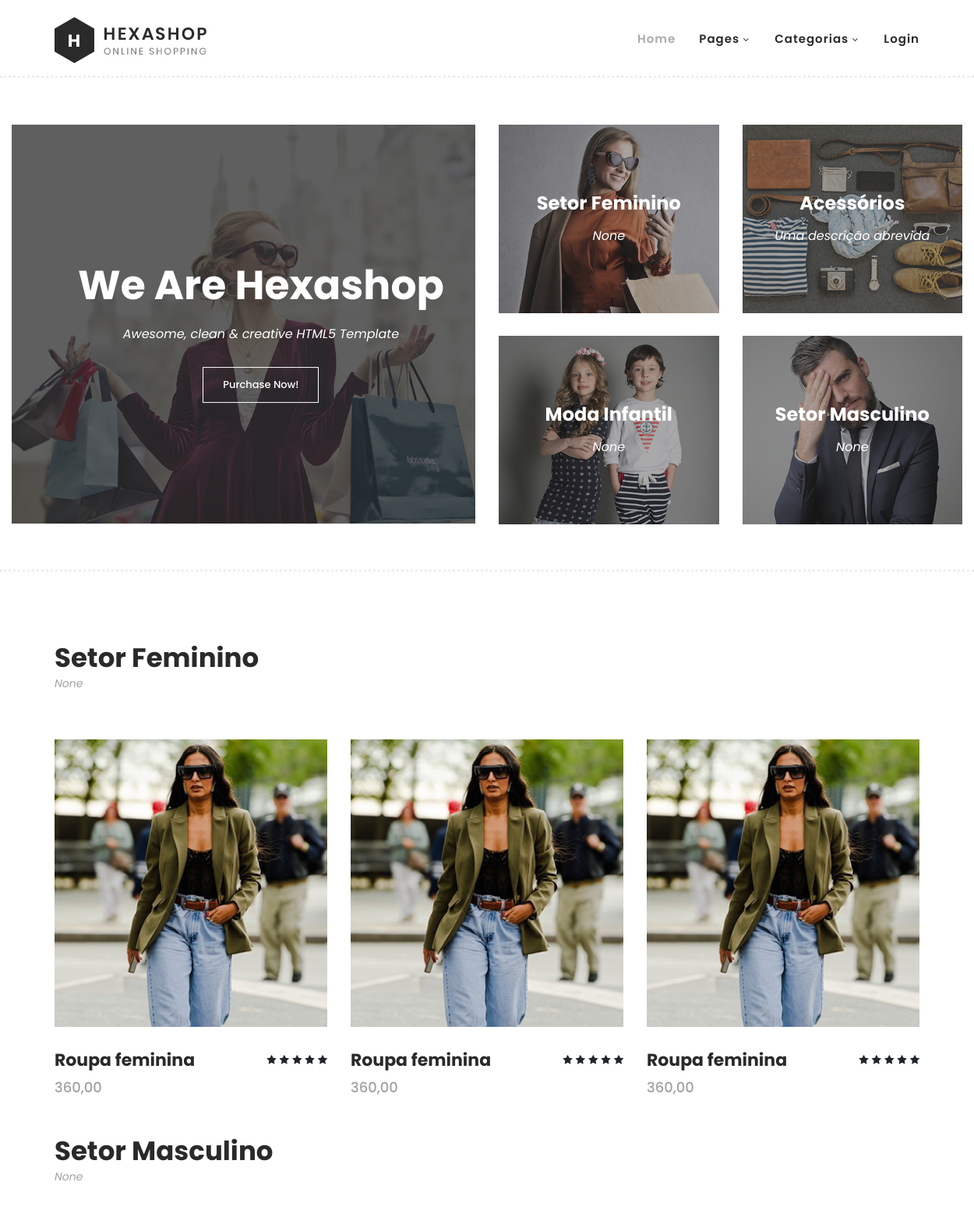
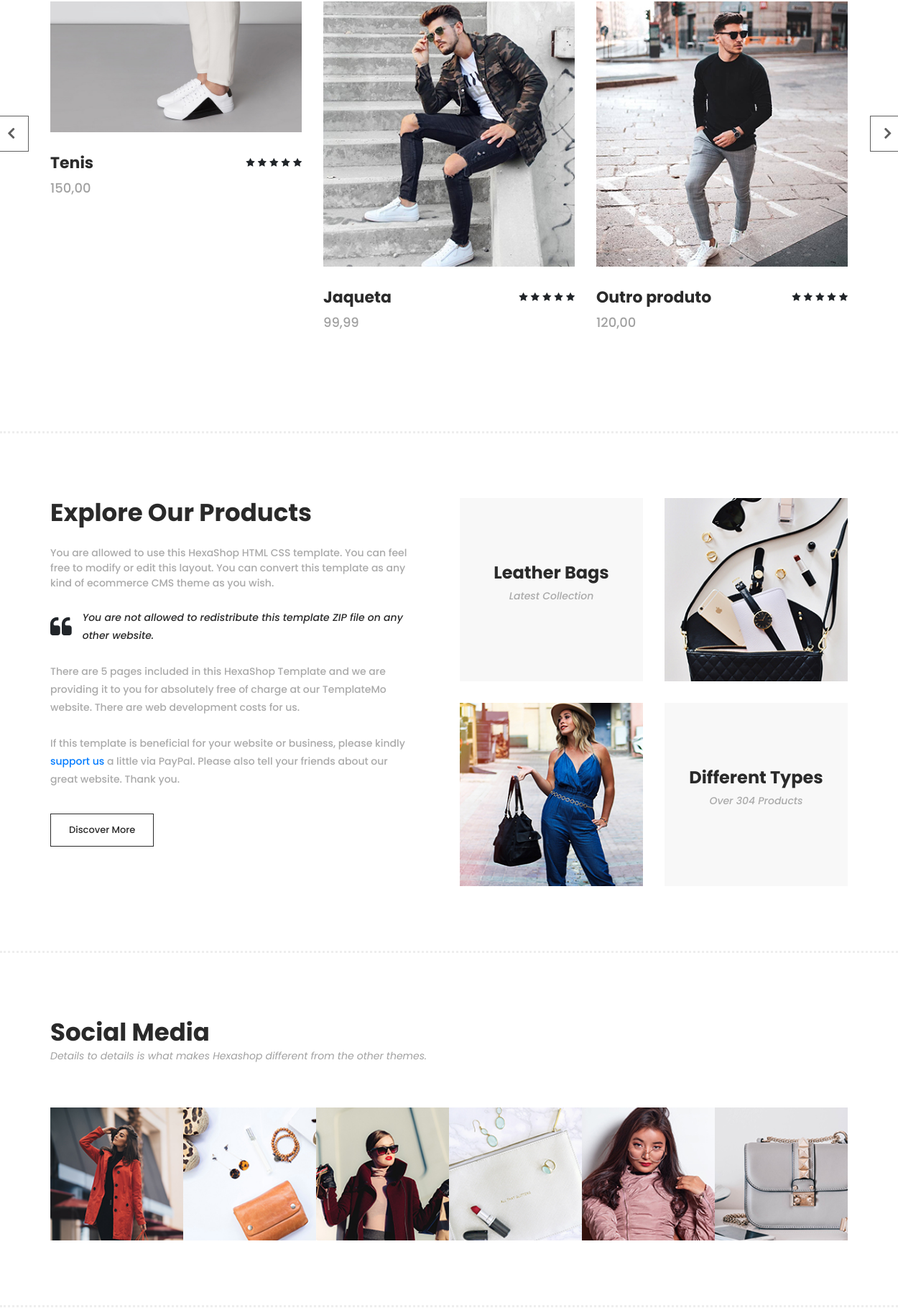
The page / (upper part) on the database its author committed (2 pictures, top to bottom).
### core/models.py (models this page shows, shortened)
class Category(models.Model):
    category_name = models.CharField(max_length = 30, verbose_name='Categoria')
    category_description = models.CharField(max_length = 60, verbose_name='Descrição')
    category_breve = models.CharField(max_length = 45, blank=True, null=True, verbose_name='Descrição breve')
    category_image = models.ImageField(null=True, verbose_name='Imagem')
    class Meta:
        verbose_name= 'Categoria'
        verbose_name_plural = 'Categorias'
        ordering = ['category_name']

class ProductCategory(models.Model):
    product_id = models.ForeignKey("Product", on_delete=models.CASCADE)
    category_id = models.ForeignKey("Category", on_delete=models.CASCADE)
    class Meta:
        verbose_name= 'Categoria'
        verbose_name_plural = 'Categorias'

class Product(models.Model):
    product_name = models.CharField(max_length = 30, verbose_name='Produto')
    product_description = models.CharField(max_length = 60, verbose_name='Descrição')
    product_price = models.DecimalField(max_digits=7, decimal_places=2, verbose_name='Preço')
    product_status = models.BooleanField(verbose_name='Disponível')
    product_image = models.ImageField(null=True, verbose_name='Imagem')
    class Meta:
        verbose_name= 'Produto'
        verbose_name_plural = 'Produtos'
        ordering = ['product_name']

### core/views.py (the view)
# urls.py: path("", views.index_view, name="page"),
def index_view(request):
    carrinho = request.session.get('cart', {})
    qtd_prod = len(carrinho)
    categorias = Category.objects.all()
    lista = []
    aux = []
    for i in categorias:
        aux.append(i)
    escolhidas = sample(aux,4)
    for i in categorias:
        categoria = Category.objects.get(pk=i.id)
        produtos_da_categoria = categoria.productcategory_set.all()
        if produtos_da_categoria:
            lista.append((categoria,produtos_da_categoria))
    context= {'lista': lista,
              'escolhidas': escolhidas,
              'categorias': categorias,
              'qtd_prod': qtd_prod}
    return render(request, 'index.html', context )

### core/templates/index.html (shortened to what this page needs)
{% extends "base.html" %}
{% load static %}
{% block content %}
    <div class="main-banner" id="top">
        <div class="container-fluid">
            <div class="row">
                <div class="col-lg-6">
                    <div class="left-content">
                            <div class="thumb">
                                <div class="inner-content">
                                    <h4>We Are Hexashop</h4>
                                    <span style="text-align: center;">Awesome, clean &amp; creative HTML5 Template</span>
                                    <div class="main-border-button" style="text-align: center;">
                                        <a href="../categories/">Purchase Now!</a>
                                    </div>
                                </div>
                                <img src="{% static 'images/left-banner-image.jpg' %}" alt="">
                            </div>
                    </div>
                </div>
                <div class="col-lg-6">
                    <div class="right-content">
                        <div class="row">
                            {% for escolhida in escolhidas %}
                                <div class="col-lg-6">
                                    <div class="right-first-image">
                                        <div class="thumb">
                                            <div class="inner-content">
                                                <h4>{{ escolhida.category_name }}</h4>
                                                <span>{{ escolhida.category_breve }}</span>
                                            </div>
                                            <img src="{{ escolhida.category_image.url }}">
                                        </div>
                                    </div>
                                </div>
                            {% endfor %}
                        </div>
                    </div>
                </div>
            </div>
        </div>
    </div>
        <section class="section" id="men">
            {% for categoria, produtos_da_categoria in lista %}
            <div class="container">
                <div class="row">
                    <div class="col-lg-6">
                        <div class="section-heading">
                            <h2>{{ categoria.category_name }}</h2>
                            <span>{{ categoria.category_breve }}</span>
                        </div>
                    </div>
                </div>
            </div>
            <div class="container">
                <div class="row">
                    <div class="col-lg-12">
                        <div class="men-item-carousel">
                            <div class="owl-men-item owl-carousel">
                                {% for produto_categoria in produtos_da_categoria %}
                                    <div class="item">
                                        <div class="thumb">
                                            <img src="{{ produto_categoria.product_id.product_image.url }}" alt="">
                                        </div>
                                        <div class="down-content">
                                            <h4>{{ produto_categoria.product_id.product_name }}</h4>
                                            <span>{{ produto_categoria.product_id.product_price|floatformat:2 }}</span>
                                            <ul class="stars">
                                                <li><i class="fa fa-star"></i></li>
                                                <li><i class="fa fa-star"></i></li>
                                                <li><i class="fa fa-star"></i></li>
                                                <li><i class="fa fa-star"></i></li>
                                                <li><i class="fa fa-star"></i></li>
                                            </ul>
                                        </div>
                                    </div>
                                {% endfor %}
                            </div>
                        </div>
                    </div>
                </div>
            </div>
            <br><br>
            {% endfor %}
        </section>
    <section class="section" id="explore">
        <div class="container">
            <div class="row">
                <div class="col-lg-6">
                    <div class="left-content">
                        <h2>Explore Our Products</h2>
                        <span>You are allowed to use this HexaShop HTML CSS template. You can feel free to modify or edit this layout. You can convert this template as any kind of ecommerce CMS theme as you wish.</span>
                        <div class="quote">
                            <i class="fa fa-quote-left"></i><p>You are not allowed to redistribute this template ZIP file on any other website.</p>
                        </div>
                        <p>There are 5 pages included in this HexaShop Template and we are providing it to you for absolutely free of charge at our TemplateMo website. There are web development costs for us.</p>
                        <p>If this template is beneficial for your website or business, please kindly <a rel="nofollow" href="https://paypal.me/templatemo" target="_blank">support us</a> a little via PayPal. Please also tell your friends about our great website. Thank you.</p>
                        <div class="main-border-button">
                            <a href="https://templatemo.com/tm-571-hexashop">Discover More</a>
                        </div>
                    </div>
                </div>
                <div class="col-lg-6">
                    <div class="right-content">
                        <div class="row">
                            <div class="col-lg-6">
                                <div class="leather">
                                    <h4>Leather Bags</h4>
                                    <span>Latest Collection</span>
                                </div>
                            </div>
                            <div class="col-lg-6">
                                <div class="first-image">
                                    <img src="{% static 'images/explore-image-01.jpg' %}" alt="">
                                </div>
                            </div>
                            <div class="col-lg-6">
                                <div class="second-image">
                                    <img src="{% static 'images/explore-image-02.jpg' %}" alt="">
                                </div>
                            </div>
                            <div class="col-lg-6">
                                <div class="types">
                                    <h4>Different Types</h4>
                                    <span>Over 304 Products</span>
                                </div>
                            </div>
                        </div>
                    </div>
                </div>
            </div>
        </div>
    </section>
    <section class="section" id="social">
        <div class="container">
            <div class="row">
                <div class="col-lg-12">
                    <div class="section-heading">
                        <h2>Social Media</h2>
                        <span>Details to details is what makes Hexashop different from the other themes.</span>
                    </div>
                </div>
            </div>
        </div>
        <div class="container">
            <div class="row images">
                <div class="col-2">
                    <div class="thumb">
                        <img src="{% static 'images/instagram-01.jpg' %}" alt="">
                    </div>
                </div>
                <div class="col-2">
                    <div class="thumb">
                        <img src="{% static 'images/instagram-02.jpg' %}" alt="">
                    </div>
                </div>
                <div class="col-2">
                    <div class="thumb">
                        <img src="{% static 'images/instagram-03.jpg' %}" alt="">
                    </div>
                </div>
                <div class="col-2">
                    <div class="thumb">
                        <img src="{% static 'images/instagram-04.jpg' %}" alt="">
                    </div>
                </div>
                <div class="col-2">
                    <div class="thumb">
                        <img src="{% static 'images/instagram-05.jpg' %}" alt="">
                    </div>
                </div>
                <div class="col-2">
                    <div class="thumb">
                        <img src="{% static 'images/instagram-06.jpg' %}" alt="">
                    </div>
                </div>
            </div>
        </div>
    </section>
{% endblock content %}

### core/templates/base.html (shortened to what this page needs)
<!DOCTYPE html>
<html lang="en">
  <head>
    {% load static %}
    <link rel="stylesheet" type="text/css" href="{% static 'css/bootstrap.min.css' %}">
    <link rel="stylesheet" type="text/css" href="{% static 'css/font-awesome.css' %}">
    <link rel="stylesheet" href="{% static 'css/templatemo-hexashop.css' %}">
    <link rel="stylesheet" href="{% static 'css/owl-carousel.css' %}">
    <link rel="stylesheet" href="{% static 'css/lightbox.css' %}">
    </head>
    <body>
    <header class="header-area header-sticky">
        <div class="container">
            <div class="row">
                <div class="col-12">
                    <nav class="main-nav">
                        <a href="/" class="logo">
                            <img src="{% static 'images/logo.png' %}">
                        </a>
                        <ul class="nav">
                            <li class="scroll-to-section"><a href="/#top" class="active">Home</a></li>
                            <li class="submenu">
                                <a href="javascript:;">Pages</a>
                            </li>
                            <li class="submenu">
                                <a href="javascript:;">Categorias</a>
                            </li>
                            {% if user.is_authenticated %}
                              <li class="scroll-to-section"><a href="{% url 'logout' %}">Sair</a></li>
                            {% else %}
                              <li><a href="../login">Login</a></li>
                            {% endif %}
                        </ul>
                    </nav>
                </div>
            </div>
        </div>
    </header>
    {% block content %}
    {% endblock content %}
  </body>
</html>

### rows shown on the page
Category: category_name "Setor Feminino", category_breve "None", category_image (picture)
Category: category_name "Acessórios", category_breve "Uma descrição abrevida", category_image (picture)
Category: category_name "Moda Infantil", category_breve "None", category_image (picture)
Category: category_name "Setor Masculino", category_breve "None", category_image (picture)
ProductCategory: product_id.product_image (picture), product_id.product_name "Roupa feminina", product_id.product_price "360,00"
ProductCategory: product_id.product_image (picture), product_id.product_name "Tenis", product_id.product_price "150,00"
ProductCategory: product_id.product_image (picture), product_id.product_name "Jaqueta", product_id.product_price "99,99"
ProductCategory: product_id.product_image (picture), product_id.product_name "Outro produto", product_id.product_price "120,00"
